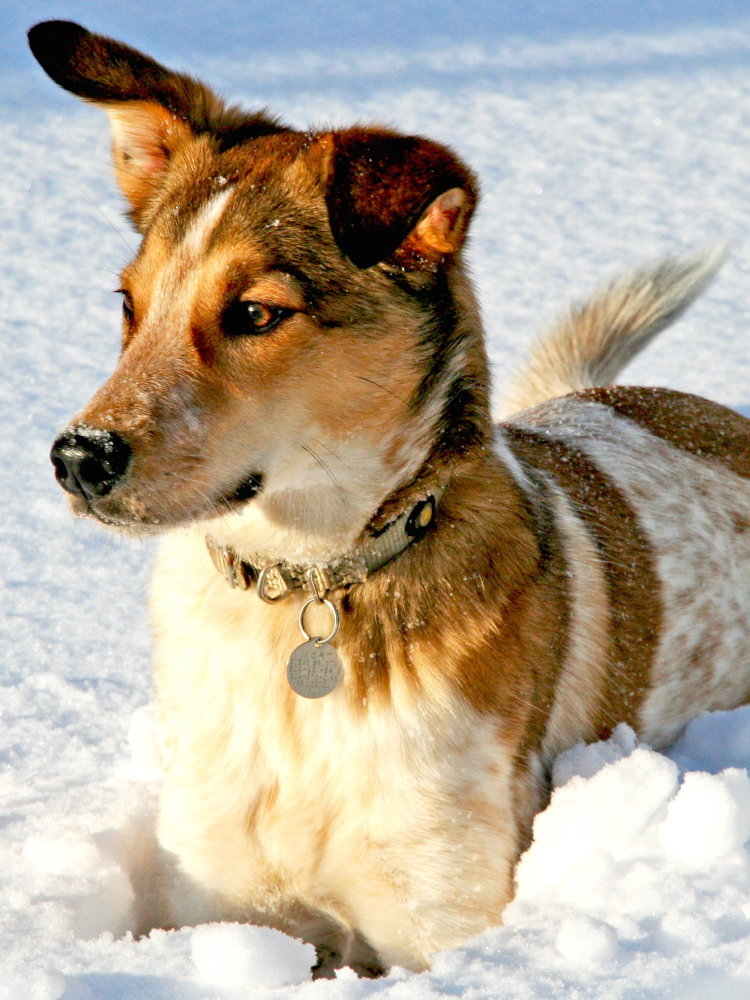
#> input picture src/dog.jpg, 1500 x 2000 px (shown at 1/2 size)
$ jupyter execute --allow-errors '빅데수 실습3 Principal Axes.ipynb'
#> lines starting #> are read from the running program, lines starting #| are printed output that depends on the picture
# 실습 3: Principal Axes, Eigen Face Continued (2023.10.04)
### 빅데이터수치해석 입문 및 실습
### 숙명여자대학교 기계시스템학부 심주용

- Reference: [Data-Driven Science and Engineering](https://www.databookuw.com/) by Steven L. Brunton, J. Nathan Kutz

##  Principal Axes: Noisy Cloud Data with an angle of 60$^{\circ}$

In this example, we aim to create random data with a variance of 4 (standard deviation, 2) along the 60-degree axis and a variance of 0.25 (standard deviation, 0.5) along the 150-degree axis. We then use principal component analysis to verify the principal axis transformation.

First, let's create 10,000 points for the x and y coordinates with a mean of 0 and a variance of 1 using the **np.random.randn function**.

To stretch this data by a factor of 2 along the x-axis and 0.5 along the y-axis, we multiply it by the following diagonal matrix:
$\begin{bmatrix}
2 & 0\\
0 & 0.5
\end{bmatrix}$.

Next, to rotate the data by an angle of 60 degrees, we multiply it by the rotation matrix $R_{\pi/3}, i.e., R_{60^{\circ}}$ =
$\begin{bmatrix}
cos(60^{\circ}) & -sin(60^{\circ})  \\
sin(60^{\circ})  & cos(60^{\circ})
\end{bmatrix}$
=
$\begin{bmatrix}
1/2 & -\sqrt3/2 \\
\sqrt3/2 & 1/2
\end{bmatrix}$.

Lastly, to move the center from (0,0) to (2,1), we add (2,1).

As a result, the following operation is applied to (x,y).
$\begin{bmatrix}
cos(60^{\circ}) & -sin(60^{\circ})  \\
sin(60^{\circ})  & cos(60^{\circ})
\end{bmatrix}$
$\begin{bmatrix}
2 & 0\\
0 & 0.5
\end{bmatrix}$
$\begin{bmatrix}
x\\
y
\end{bmatrix}$
+
$\begin{bmatrix}
2\\
1
\end{bmatrix}$

Lastly, we use it to plot confidence intervals using multiple standard deviations.

- $\cos(17t)\exp(-t^2)$ and $\sin(5t)\exp(-t^2)$
- $\cos{17t}\exp{-t^2}$ and $\sin{5t}\exp{-t^2}$

#> (a cell that did not finish here is left out)

[cell 2]
import matplotlib.pyplot as plt
import numpy as np
plt.rcParams['figure.figsize'] = [16, 8]

xC = np.array([2, 1])      # Center of data (mean)
sig = np.array([2, 0.5])   # Principal axes

theta = np.pi/3            # Rotate cloud by pi/3

R = np.array([[np.cos(theta), -np.sin(theta)],     # Rotation matrix
              [np.sin(theta), np.cos(theta)]])

nPoints = 10000            # Create 10,000 points
X = (R @ np.diag(sig) @ np.random.randn(nPoints,2).T).T + np.ones((nPoints,2)) @ np.diag(xC)

fig = plt.figure()
ax1 = fig.add_subplot(121)
ax1.plot(X[:,0],X[:,1], 'k.')
ax1.grid()
plt.xlim((-6, 8))
plt.ylim((-6,8))

Xavg = np.mean(X,axis=0)                  # Compute mean
B = X - Xavg      # Mean-subtracted data

# Find principal components (SVD)
U, S, VT = np.linalg.svd(B/np.sqrt(nPoints-1),full_matrices=False)

ax2 = fig.add_subplot(122)
ax2.plot(X[:,0],X[:,1], 'k.')   # Plot data to overlay PCA
ax2.grid()
plt.xlim((-6, 8))
plt.ylim((-6,8))

theta = 2 * np.pi * np.arange(0,1,0.01)
Rp = VT.T
# 1-std confidence interval
Xstd = Rp @ np.diag(S) @ np.array([np.cos(theta),np.sin(theta)])

ax2.plot(Xavg[0] + Xstd[0,:], Xavg[1] + Xstd[1,:],'-',color='r',lw=3)
ax2.plot(Xavg[0] + 2*Xstd[0,:], Xavg[1] + 2*Xstd[1,:],'-',color='r',lw=3)
ax2.plot(Xavg[0] + 3*Xstd[0,:], Xavg[1] + 3*Xstd[1,:],'-',color='r',lw=3)

# Plot principal components U[:,0]S[0] and U[:,1]S[1]
ax2.plot(np.array([Xavg[0], Xavg[0]+Rp[0,0]*S[0]]),
         np.array([Xavg[1], Xavg[1]+Rp[1,0]*S[0]]),'-',color='cyan',lw=5)
ax2.plot(np.array([Xavg[0], Xavg[0]+Rp[0,1]*S[1]]),
         np.array([Xavg[1], Xavg[1]+Rp[1,1]*S[1]]),'-',color='cyan',lw=5)

plt.show()
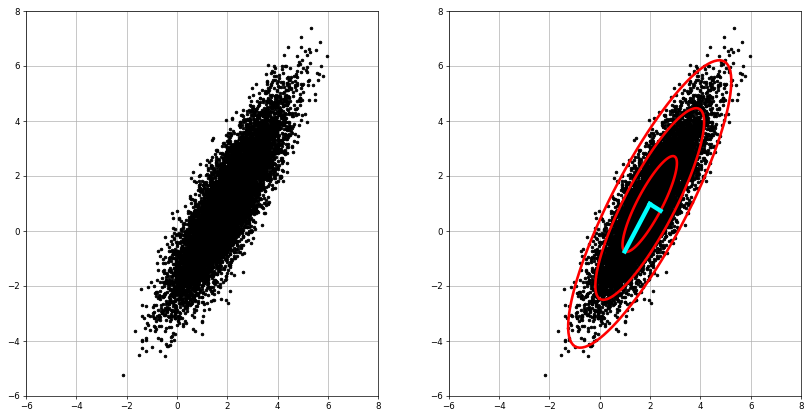
#> figure drawn by matplotlib, 2 panels

## Eigen Face Continued

[cell 3]
import matplotlib.pyplot as plt
import numpy as np
import os
import scipy.io
plt.rcParams['figure.figsize'] = [8, 8]
plt.rcParams.update({'font.size': 18})

#> (the rest of this cell did not finish here and is left out)

[cell 4]
from matplotlib.image import imread
from skimage.transform import resize

img = imread(os.path.join('dog.jpg'))
#> img is the input picture: shape (2000, 1500, 3); mean R, G, B 181.4, 169.5, 151.9
img = img.mean(-1) # Convert RGB to grayscale
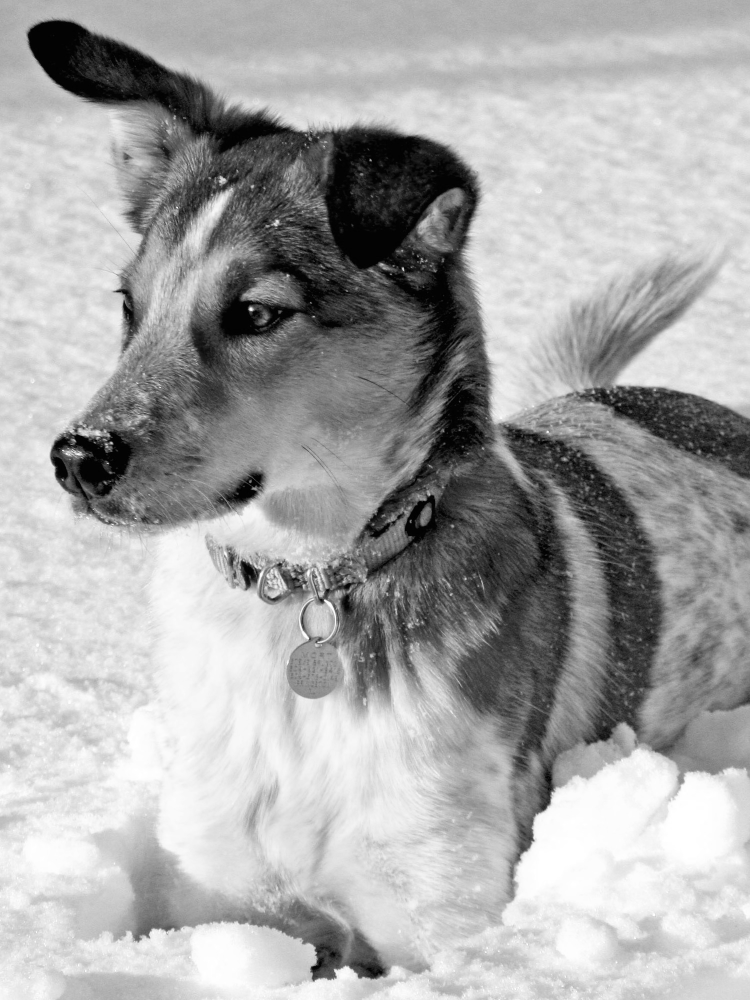
#> img: shape (2000, 1500) float64 (shown at 1/2 size); min 0, max 255, mean 167.6
#> (the rest of this cell did not finish here and is left out)

#> (a cell that did not finish here is left out)

#> (a cell that did not finish here is left out)

#> (a cell that did not finish here is left out)

[cell 8]
VT.shape

[cell 9]
U.shape, S.shape, VT.shape, X.shape

#> (a cell that did not finish here is left out)

[cell 11]
U, S, VT = np.linalg.svd(X,full_matrices=True)

[cell 12]
U.shape, S.shape, VT.shape, X.shape

[cell 13]
np.save('eigenface_VT.npy',VT)

#> (a cell that did not finish here is left out)

#> (a cell that did not finish here is left out)

[cell 16]
import matplotlib.pyplot as plt
import numpy as np
plt.rcParams['figure.figsize'] = [16, 8]

xC = np.array([2, 1])      # Center of data (mean)
sig = np.array([2, 0.5])   # Principal axes

theta = np.pi/3            # Rotate cloud by pi/3

R = np.array([[np.cos(theta), -np.sin(theta)],     # Rotation matrix
              [np.sin(theta), np.cos(theta)]])

nPoints = 10000            # Create 10,000 points
X = R @ np.diag(sig) @ np.random.randn(2,nPoints) + np.diag(xC) @ np.ones((2,nPoints))

fig = plt.figure()
ax1 = fig.add_subplot(121)
ax1.plot(X[0,:],X[1,:], 'k.')
ax1.grid()
plt.xlim((-6, 8))
plt.ylim((-6,8))

## f_ch01_ex03_1b

Xavg = np.mean(X,axis=1)                  # Compute mean
B = X - np.tile(Xavg,(nPoints,1)).T       # Mean-subtracted data

# Find principal components (SVD)
U, S, VT = np.linalg.svd(B/np.sqrt(nPoints),full_matrices=0)

ax2 = fig.add_subplot(122)
ax2.plot(X[0,:],X[1,:], 'k.')   # Plot data to overlay PCA
ax2.grid()
plt.xlim((-6, 8))
plt.ylim((-6,8))

theta = 2 * np.pi * np.arange(0,1,0.01)

# 1-std confidence interval
Xstd = U @ np.diag(S) @ np.array([np.cos(theta),np.sin(theta)])

ax2.plot(Xavg[0] + Xstd[0,:], Xavg[1] + Xstd[1,:],'-',color='r',lw=3)
ax2.plot(Xavg[0] + 2*Xstd[0,:], Xavg[1] + 2*Xstd[1,:],'-',color='r',lw=3)
ax2.plot(Xavg[0] + 3*Xstd[0,:], Xavg[1] + 3*Xstd[1,:],'-',color='r',lw=3)

# Plot principal components U[:,0]S[0] and U[:,1]S[1]
ax2.plot(np.array([Xavg[0], Xavg[0]+U[0,0]*S[0]]),
         np.array([Xavg[1], Xavg[1]+U[1,0]*S[0]]),'-',color='cyan',lw=5)
ax2.plot(np.array([Xavg[0], Xavg[0]+U[0,1]*S[1]]),
         np.array([Xavg[1], Xavg[1]+U[1,1]*S[1]]),'-',color='cyan',lw=5)

plt.show()
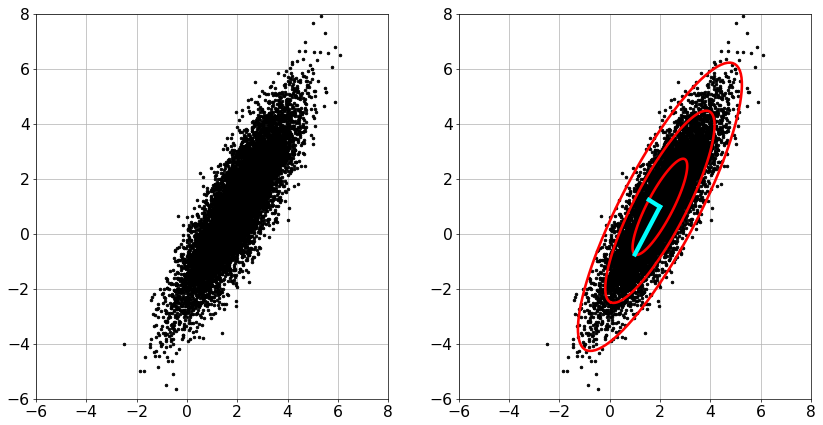
#> figure drawn by matplotlib, 2 panels

# 실습 3: Principal Axes (2023.10.04)
### 빅데이터수치해석 입문 및 실습
### 숙명여자대학교 기계시스템학부 심주용

- Reference: [Data-Driven Science and Engineering](https://www.databookuw.com/) by Steven L. Brunton, J. Nathan Kutz

##  Noisy Cloud Data with an angle of 60$^{\circ}$

A noisy cloud of data is generated by selecting 10,000 vectors from a two-dimensional normal distribution with zero mean and unit variance. These vectors are then scaled in the x and y directions by the rotatation matrix with an angle of $pi/3$. Finally, the entire cloud of data is translated so that it has a nonzero center $X_c = [2, 1]^T$

Let's perform PCA and use it to plot confidence intervals using multiple standard deviations.

이번 예제에서는 각도 60도 축으로 분산이 표준편차가 2, 각도 150도 축으로 분산이 0.5인 random 데이터를 만들어서 주성분 분석을 통해서 주축 변환을 확인해보고자 합니다.

First, let's create 10,000 points for the x and y coordinates with a mean of 0 and a variance of 1 using the np.random.randn function.

이 데이터를 x축으로 2배, y축으로 0.5배 늘리기 위해서 다음 diagonal matrix
$\begin{bmatrix}
2 & 0\\
0 & 0.5
\end{bmatrix}$
를 곱해봅시다.

그리고 나서 60도 각도로 회전시키기 위해서 rotation matrix ($R_{\pi/3}$) i.e., $R_{60^{\circ}}$=
$\begin{bmatrix}
cos(60^{\circ}) & -sin(60^{\circ})  \\
sin(60^{\circ})  & cos(60^{\circ})
\end{bmatrix}$
=
$\begin{bmatrix}
1/2 & -\sqrt3/2 \\
\sqrt3/2 & 1/2
\end{bmatrix}$
를 곱합니다.

마지막으로 중심을 (0,0)에서 (2,1)로 옮기기 위해서 (2,1)을 더해줍니다.

결과적으로 (x,y)에 대해서 다음과 같은 연산을 해주게 됩니다.
$\begin{bmatrix}
cos(60^{\circ}) & -sin(60^{\circ})  \\
sin(60^{\circ})  & cos(60^{\circ})
\end{bmatrix}$
$\begin{bmatrix}
2 & 0\\
0 & 0.5
\end{bmatrix}$
$\begin{bmatrix}
x\\
y
\end{bmatrix}$
+
$\begin{bmatrix}
2\\
1
\end{bmatrix}$

# 실습 3: Principal Axes (2023.10.04)
### 빅데이터수치해석 입문 및 실습
### 숙명여자대학교 기계시스템학부 심주용

- Reference: [Data-Driven Science and Engineering](https://www.databookuw.com/) by Steven L. Brunton, J. Nathan Kutz

##  Noisy Cloud Data with an angle of 60$^{\circ}$

A noisy cloud of data is generated by selecting 10,000 vectors from a two-dimensional normal distribution with zero mean and unit variance. These vectors are then scaled in the x and y directions by the rotatation matrix with an angle of $pi/3$. Finally, the entire cloud of data is translated so that it has a nonzero center $X_c = [2, 1]^T$

Let's perform PCA and use it to plot confidence intervals using multiple standard deviations.

먼저 np.random.randn 함수를 사용해서 x, y에 좌표에 대해서 10000개의 포인트를 평균 0, 분산 1이 되도록 만들어 봅시다.

이 데이터를 x축으로 2배, y축으로 0.5배 늘리기 위해서 다음 diagonal matrix
$\begin{bmatrix}
2 & 0\\
0 & 0.5
\end{bmatrix}$
를 곱해봅시다.

그리고 나서 60도 각도로 회전시키기 위해서 rotation matrix ($R_{\pi/3}$) i.e., $R_{60^{\circ}}$=
$\begin{bmatrix}
cos(60^{\circ}) & -sin(60^{\circ})  \\
sin(60^{\circ})  & cos(60^{\circ})
\end{bmatrix}$
=
$\begin{bmatrix}
1/2 & -\sqrt3/2 \\
\sqrt3/2 & 1/2
\end{bmatrix}$
를 곱합니다.

마지막으로 중심을 (0,0)에서 (2,1)로 옮기기 위해서 (2,1)을 더해줍니다.

결과적으로 (x,y)에 대해서 다음과 같은 연산을 해주게 됩니다.
$\begin{bmatrix}
cos(60^{\circ}) & -sin(60^{\circ})  \\
sin(60^{\circ})  & cos(60^{\circ})
\end{bmatrix}$
$\begin{bmatrix}
2 & 0\\
0 & 0.5
\end{bmatrix}$
$\begin{bmatrix}
x\\
y
\end{bmatrix}$
+
$\begin{bmatrix}
2\\
1
\end{bmatrix}$

# 실습 3: Principal Axes (2023.10.04)
### 빅데이터수치해석 입문 및 실습
### 숙명여자대학교 기계시스템학부 심주용

- Reference: [Data-Driven Science and Engineering](https://www.databookuw.com/) by Steven L. Brunton, J. Nathan Kutz

##  Noisy Cloud Data with an angle of 60$^{\circ}$

A noisy cloud of data is generated by selecting 10,000 vectors from a two-dimensional normal distribution with zero mean and unit variance. These vectors are then scaled in the x and y directions by the rotatation matrix with an angle of $pi/3$. Finally, the entire cloud of data is translated so that it has a nonzero center $X_c = [2, 1]^T$

Let's perform PCA and use it to plot confidence intervals using multiple standard deviations.

먼저 10000개의 포인트를 x, y에 대해서 평균 0, 분산 1이 되도록 만들기 위해 np.random.randn 함수를 사용해봅시다.

이 데이터를 x축으로 2배, y축으로 0.5배 늘리기 위해서 다음 diagonal matrix
$\begin{bmatrix}
2 & 0\\
0 & 0.5
\end{bmatrix}$
를 곱해봅시다.

그리고 나서 60도 각도로 회전시키기 위해서 rotation matrix ($R_{\pi/3}$) i.e., $R_{60^{\circ}}$=
$\begin{bmatrix}
cos(60^{\circ}) & -sin(60^{\circ})  \\
sin(60^{\circ})  & cos(60^{\circ})
\end{bmatrix}$
=
$\begin{bmatrix}
1/2 & -\sqrt3/2 \\
\sqrt3/2 & 1/2
\end{bmatrix}$
를 곱합니다.

마지막으로 중심을 (0,0)에서 (2,1)로 옮기기 위해서 (2,1)을 더해줍니다.

결과적으로 (x,y)에 대해서 다음과 같은 연산을 해주게 됩니다.
$\begin{bmatrix}
cos(60^{\circ}) & -sin(60^{\circ})  \\
sin(60^{\circ})  & cos(60^{\circ})
\end{bmatrix}$
$\begin{bmatrix}
2 & 0\\
0 & 0.5
\end{bmatrix}$
$\begin{bmatrix}
x\\
y
\end{bmatrix}$
+
$\begin{bmatrix}
2\\
1
\end{bmatrix}$

$\begin{bmatrix}
\frac{1]{2} & \frac{1]{2} \\
\frac{1]{2}  & \frac{1]{2}
\end{bmatrix}$

$\frac{1}{2}$

$\begin{bmatrix}
1 & 2 & 3\\
a & b & c
\end{bmatrix}$

[cell 17]
import matplotlib.pyplot as plt
import numpy as np
plt.rcParams['figure.figsize'] = [8, 8]
plt.rcParams.update({'font.size': 18})

a = 3 # True slope
b = 5
x = np.arange(-2,2,0.25)
x = x.reshape(-1, 1)
y = a*x + b + np.random.randn(*x.shape) # Add noise
# y = a*x + np.random.randn(x.shape[0],x.shape[1])

fig, ax = plt.subplots()
ax.plot(x, a*x+b, color='k', linewidth=2, label='True line') # True relationship
ax.plot(x, y, 'x', color='r', markersize = 10, label='Noisy data') # Noisy measurements
ax.grid(linestyle='--')

ax.set_xlabel('x')
ax.set_ylabel('y')
ax.spines['left'].set_position('zero')
ax.spines['bottom'].set_position('zero')
ax.spines['right'].set_color('none')
ax.spines['top'].set_color('none')
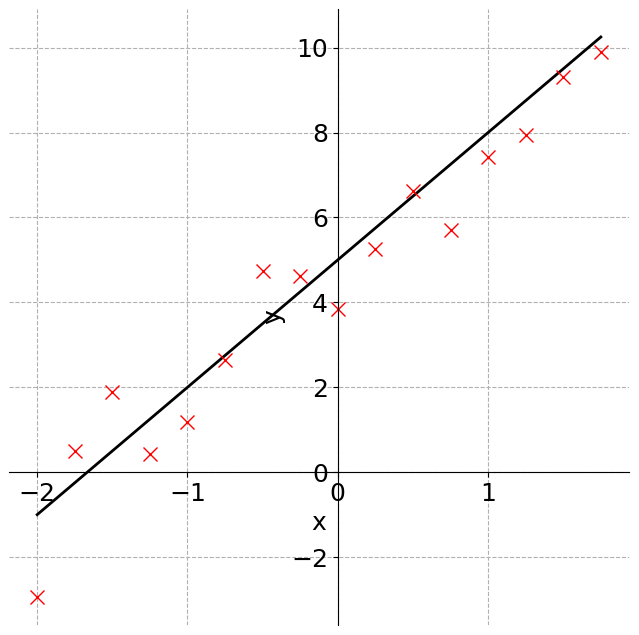
#> figure drawn by matplotlib, 1 panel; curve peaks at x = 1.75, y = 10.25; curve peaks at x = 1.75, y = 9.9

[cell 18]
A = np.concatenate((x,np.ones(x.shape)),axis=1)
A

[cell 19]
y

[cell 20]
A = np.concatenate((x,np.ones(x.shape)),axis=1)
B = y

U, S, VT = np.linalg.svd(A,full_matrices=False)
pinv = VT.T @ np.linalg.inv(np.diag(S)) @ U.T @ B # Least-square fit
pinv

[cell 21]
fig, ax = plt.subplots()

ax.plot(x, a*x+b, color='k', linewidth=2, label='True line') # True relationship
ax.plot(x, y, 'x', color='r', markersize = 10, label='Noisy data') # Noisy measurements

ax.plot(x,pinv[0] * x + pinv[1],'--',color='b',linewidth=4, label='Regression line')
ax.set_xlabel('x')
ax.set_ylabel('y')

ax.grid(linestyle='--')

ax.set_xlabel('x')
ax.set_ylabel('y')
ax.spines['left'].set_position('zero')
ax.spines['bottom'].set_position('zero')
ax.spines['right'].set_color('none')
ax.spines['top'].set_color('none')

plt.legend()
plt.show()
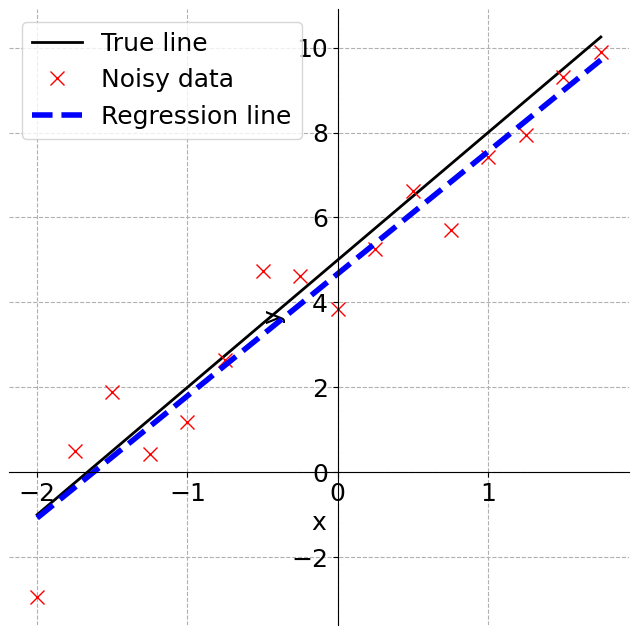
#> figure drawn by matplotlib, 1 panel; curve peaks at x = 1.75, y = 10.25; curve peaks at x = 1.75, y = 9.9; curve peaks at x = 1.75, y = 9.71
